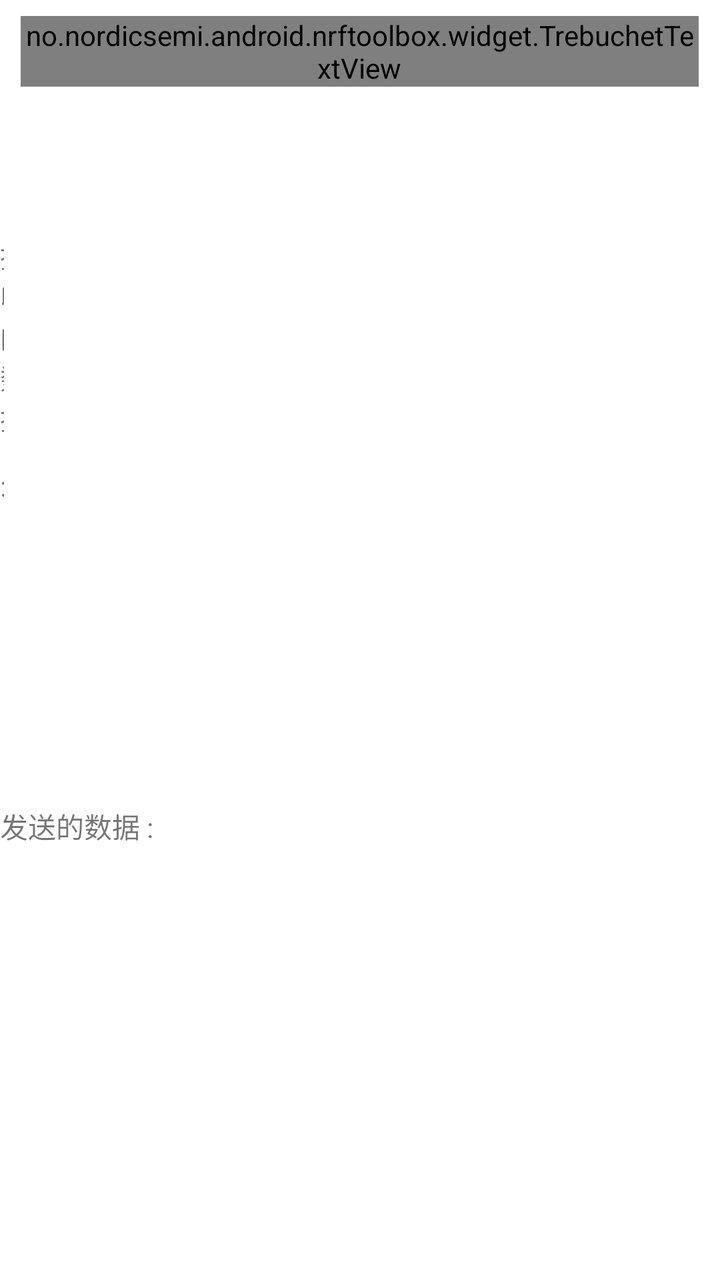
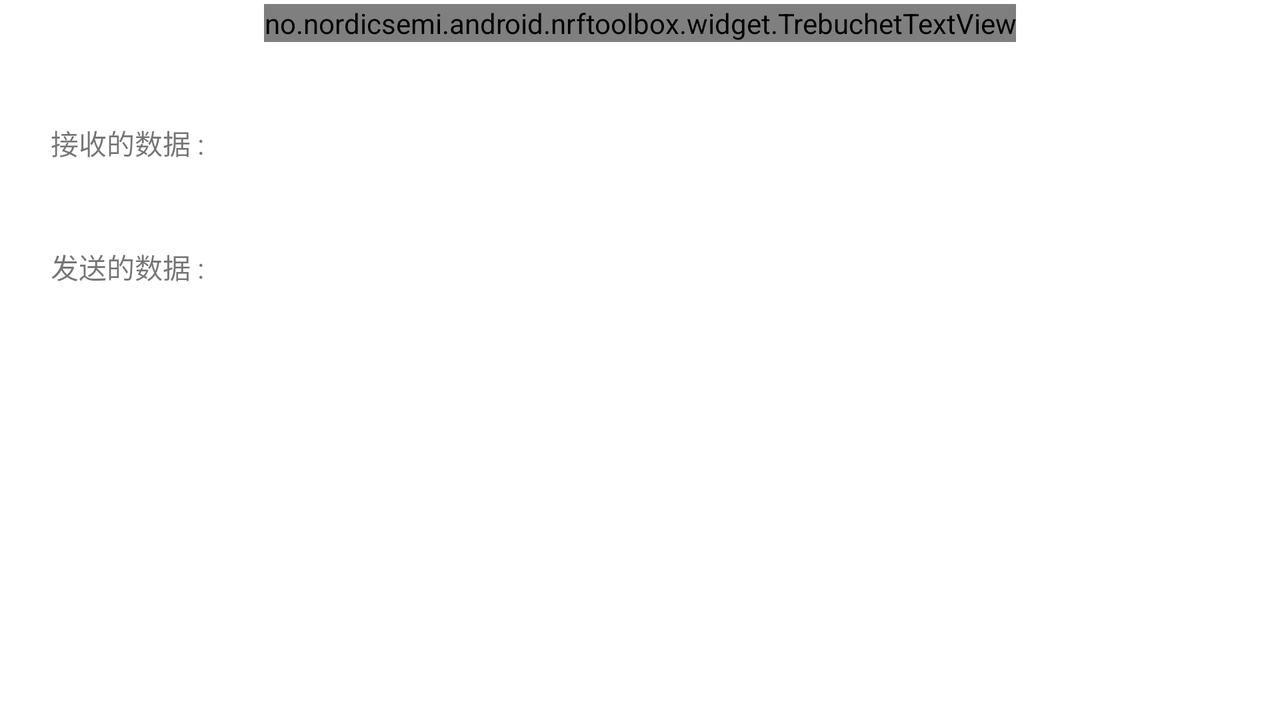

Two renders of one Android screen. The first uses the default layout on a phone; the second uses the alternative layout the repository ships for a different screen configuration, on a matching device. The two XML files are below.
<!-- AndroidManifest.xml: application theme AppTheme -->
<!-- res/layout/fragment_feature_uart_control.xml -->
<RelativeLayout xmlns:android="http://schemas.android.com/apk/res/android"
	android:layout_width="match_parent"
	android:layout_height="match_parent"
	android:background="#FFFFFF"
	android:orientation="vertical">

	

	<no.nordicsemi.android.nrftoolbox.widget.TrebuchetTextView
		android:id="@+id/device_name"
		android:layout_width="wrap_content"
		android:layout_height="wrap_content"
		android:layout_centerHorizontal="true"
		android:layout_marginLeft="21dp"
		android:layout_marginTop="@dimen/feature_device_name_margin_top"
		android:ellipsize="end"
		android:freezesText="true"
		android:maxLines="1"
		android:text="@string/uart_default_name"
		android:textAllCaps="true"
		android:textAppearance="?android:attr/textAppearanceLarge" />

	<Button
		android:id="@+id/action_connect"
		style="@style/Widget.Connect"
		android:layout_width="wrap_content"
		android:layout_height="wrap_content"
		android:layout_above="@+id/spacer"
		android:layout_alignStart="@+id/TXData"
		android:onClick="onConnectClicked"
		android:text="连接" />

	<View
		android:id="@+id/spacer"
		android:layout_width="wrap_content"
		android:layout_height="10dp"
		android:layout_alignParentBottom="true"/>

	<ImageView
		android:layout_width="wrap_content"
		android:layout_height="wrap_content"
		android:layout_alignParentBottom="true"
		android:layout_centerHorizontal="true"
		android:layout_marginBottom="6dp"
		android:id="@+id/imageView" />

	<TextView
		android:id="@+id/textView1"
		android:layout_width="wrap_content"
		android:layout_height="wrap_content"
		android:layout_below="@+id/device_name"
		android:layout_marginTop="74dp"
		android:layout_marginEnd="-13dp"
		android:layout_toStartOf="@+id/device_name"
		android:text="接收的数据 :"
		android:textAppearance="?android:attr/textAppearanceSmall" />

	<TextView
		android:layout_width="260dp"
		android:layout_height="wrap_content"
		android:textAppearance="?android:attr/textAppearanceLarge"
		android:id="@+id/RXData"
		android:layout_marginTop="20dp"
		android:layout_below="@+id/textView1"
		android:layout_alignStart="@+id/textView1"
		android:textSize="15dp" />

	<TextView
		android:layout_width="wrap_content"
		android:layout_height="wrap_content"
		android:textAppearance="?android:attr/textAppearanceSmall"
		android:text="发送的数据 :"
		android:id="@+id/textView2"
		android:layout_marginTop="110dp"
		android:layout_below="@+id/RXData"
		android:layout_alignStart="@+id/TXData" />

	<TextView
		android:layout_width="260dp"
		android:layout_height="wrap_content"
		android:textAppearance="?android:attr/textAppearanceLarge"
		android:text=""
		android:id="@+id/TXData"
		android:layout_marginTop="10dp"
		android:layout_below="@+id/textView2"
		android:layout_alignStart="@+id/RXData"
		android:textSize="15dp" />

	<Button
		android:layout_width="wrap_content"
		android:layout_height="wrap_content"
		style="@style/Widget.Connect"
		android:text="发送"
		android:id="@+id/sendButton"
		android:layout_above="@+id/spacer"
		android:layout_alignEnd="@+id/TXData" />

	<Button
		android:id="@+id/newButton"
		style="@style/Widget.Connect"
		android:layout_width="253dp"
		android:layout_height="50dp"
		android:layout_above="@+id/spacer"
		android:layout_alignStart="@+id/action_connect"
		android:layout_alignEnd="@+id/sendButton"
		android:layout_marginStart="3dp"
		android:layout_marginEnd="4dp"
		android:layout_marginBottom="52dp"
		android:layout_toEndOf="@+id/action_connect"
		android:text="磁力计矫正" />

</RelativeLayout>
<!-- resources referenced by this layout -->
<resources>
  <dimen name="feature_device_name_margin_top">8dp</dimen>
  <string name="uart_default_name">健康手环</string>
  <!-- from res/values-v21/ -->
  <style name="Widget.Connect" parent="@android:style/Widget.Material.Light.Button">
          <item name="android:background">@drawable/button</item>
          <item name="android:textColor">#FFFFFF</item>
          <item name="android:paddingLeft">40dp</item>
          <item name="android:paddingRight">40dp</item>
          <item name="android:elevation">2dp</item>
          <item name="android:stateListAnimator">@animator/click_animator</item>
      </style>
  <!-- from res/values-v21/ -->
  <style name="AppTheme" parent="@style/AppThemeBase">        
          
      </style>
  <style name="AppThemeBase" parent="@style/Theme.AppCompat.Light.NoActionBar">
  		<item name="android:spinnerItemStyle">@style/ActionBar.SpinnerTitle</item>
  		<item name="actionMenuTextColor">@color/actionBarMenuTextColor</item>
  		<item name="alertDialogTheme">@style/AppTheme.DialogTheme</item>
  		<item name="colorPrimary">@color/actionBarColor</item>
  		<item name="colorPrimaryDark">@color/actionBarColorDark</item>
  		<item name="colorAccent">@color/actionBarColorDark</item>
  		<item name="buttonStyle">@style/Widget.Button</item>
  		<item name="android:spinnerStyle">@style/Widget.AppCompat.Spinner</item> 
  	</style>
  <style name="ActionBar.SpinnerTitle" parent="@style/Widget.AppCompat.TextView.SpinnerItem">
  		<item name="android:textColor">#fff</item>
  	</style>
  <color name="actionBarMenuTextColor">#FFFFFF</color>
  <style name="AppTheme.DialogTheme" parent="@style/Theme.AppCompat.Light.Dialog.Alert">
  		<item name="colorPrimary">@color/actionBarColor</item>
  		<item name="colorPrimaryDark">@color/actionBarColorDark</item>
  		<item name="colorAccent">@color/actionBarColorDark</item>
  	</style>
  <color name="actionBarColor">#009CDE</color>
  <color name="actionBarColorDark">#0081B7</color>
  <style name="Widget.Button" parent="@style/Widget.AppCompat.Button">
  		<item name="android:minWidth">160dip</item>
  	</style>
</resources>
<!-- res/layout-land/fragment_feature_uart_control.xml (the repository's variant of the layout above) -->
<!-- drawn on the phone turned sideways -->
<RelativeLayout xmlns:android="http://schemas.android.com/apk/res/android"
	android:layout_width="match_parent"
	android:layout_height="match_parent"
	android:background="#FFFFFF"
	android:orientation="vertical">

	

	<no.nordicsemi.android.nrftoolbox.widget.TrebuchetTextView
		android:id="@+id/device_name"
		android:layout_width="wrap_content"
		android:layout_height="wrap_content"
		android:layout_centerHorizontal="true"
		android:layout_marginLeft="30dp"
		android:layout_marginTop="2dp"
		android:ellipsize="end"
		android:freezesText="true"
		android:maxLines="1"
		android:text="@string/uart_default_name"
		android:textAllCaps="true"
		android:textAppearance="?android:attr/textAppearanceLarge"/>

	<Button
		android:id="@+id/action_connect"
		style="@style/Widget.Connect"
		android:layout_width="wrap_content"
		android:layout_height="wrap_content"
		android:onClick="onConnectClicked"
		android:text="连接"
		android:layout_above="@+id/spacer"
		android:layout_alignStart="@+id/TXData" />

	<View
		android:id="@+id/spacer"
		android:layout_width="wrap_content"
		android:layout_height="10dp"
		android:layout_alignParentBottom="true"/>

	<ImageView
		android:layout_width="wrap_content"
		android:layout_height="wrap_content"
		android:layout_alignParentBottom="true"
		android:layout_centerHorizontal="true"
		android:layout_marginBottom="6dp"
		android:id="@+id/imageView2" />

	<TextView
		android:layout_width="wrap_content"
		android:layout_height="wrap_content"
		android:textAppearance="?android:attr/textAppearanceSmall"
		android:text="接收的数据 :"
		android:id="@+id/textView1"
		android:layout_below="@+id/device_name"
		android:layout_toStartOf="@+id/device_name"
		android:layout_marginTop="40dp" />

	<TextView
		android:layout_width="260dp"
		android:layout_height="wrap_content"
		android:textAppearance="?android:attr/textAppearanceLarge"
		android:text=""
		android:id="@+id/RXData"
		android:layout_below="@+id/textView1"
		android:layout_alignStart="@+id/textView1"
		android:layout_marginTop="1dp"
		android:textSize="15dp" />

	<TextView
		android:layout_width="wrap_content"
		android:layout_height="wrap_content"
		android:textAppearance="?android:attr/textAppearanceSmall"
		android:text="发送的数据 :"
		android:id="@+id/textView2"
		android:layout_below="@+id/RXData"
		android:layout_alignStart="@+id/RXData"
		android:layout_marginTop="20dp" />

	<TextView
		android:layout_width="260dp"
		android:layout_height="wrap_content"
		android:textAppearance="?android:attr/textAppearanceLarge"
		android:text=""
		android:id="@+id/TXData"
		android:layout_below="@+id/textView2"
		android:layout_alignStart="@+id/textView2"
		android:layout_marginTop="0dp"
		android:textSize="15dp" />

	<Button
		android:layout_width="wrap_content"
		android:layout_height="wrap_content"
		style="@style/Widget.Connect"
		android:text="发送"
		android:id="@+id/sendButton"
		android:layout_above="@+id/spacer"
		android:layout_toEndOf="@+id/device_name" />

</RelativeLayout>
<!-- resources referenced by the variant -->
<!-- as the phone turned sideways resolves them -->
<resources>
  <string name="uart_default_name">健康手环</string>
  <!-- from res/values-v21/ -->
  <style name="Widget.Connect" parent="@android:style/Widget.Material.Light.Button">
          <item name="android:background">@drawable/button</item>
          <item name="android:textColor">#FFFFFF</item>
          <item name="android:paddingLeft">40dp</item>
          <item name="android:paddingRight">40dp</item>
          <item name="android:elevation">2dp</item>
          <item name="android:stateListAnimator">@animator/click_animator</item>
      </style>
  <!-- from res/values-v21/ -->
  <style name="AppTheme" parent="@style/AppThemeBase">        
          
      </style>
  <style name="AppThemeBase" parent="@style/Theme.AppCompat.Light.NoActionBar">
  		<item name="android:spinnerItemStyle">@style/ActionBar.SpinnerTitle</item>
  		<item name="actionMenuTextColor">@color/actionBarMenuTextColor</item>
  		<item name="alertDialogTheme">@style/AppTheme.DialogTheme</item>
  		<item name="colorPrimary">@color/actionBarColor</item>
  		<item name="colorPrimaryDark">@color/actionBarColorDark</item>
  		<item name="colorAccent">@color/actionBarColorDark</item>
  		<item name="buttonStyle">@style/Widget.Button</item>
  		<item name="android:spinnerStyle">@style/Widget.AppCompat.Spinner</item> 
  	</style>
  <style name="ActionBar.SpinnerTitle" parent="@style/Widget.AppCompat.TextView.SpinnerItem">
  		<item name="android:textColor">#fff</item>
  	</style>
  <color name="actionBarMenuTextColor">#FFFFFF</color>
  <style name="AppTheme.DialogTheme" parent="@style/Theme.AppCompat.Light.Dialog.Alert">
  		<item name="colorPrimary">@color/actionBarColor</item>
  		<item name="colorPrimaryDark">@color/actionBarColorDark</item>
  		<item name="colorAccent">@color/actionBarColorDark</item>
  	</style>
  <color name="actionBarColor">#009CDE</color>
  <color name="actionBarColorDark">#0081B7</color>
  <style name="Widget.Button" parent="@style/Widget.AppCompat.Button">
  		<item name="android:minWidth">160dip</item>
  	</style>
</resources>
